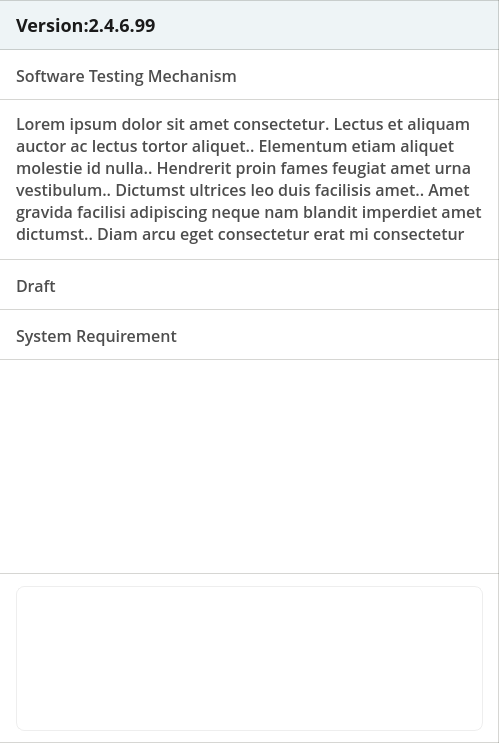
<?xml version="1.0" encoding="UTF-8"?>
<ui version="4.0">
 <class>ReviewItemDetailTableRow</class>
 <widget class="QWidget" name="ReviewItemDetailTableRow">
  <property name="geometry">
   <rect>
    <x>0</x>
    <y>0</y>
    <width>499</width>
    <height>743</height>
   </rect>
  </property>
  <property name="sizePolicy">
   <sizepolicy hsizetype="Expanding" vsizetype="Fixed">
    <horstretch>0</horstretch>
    <verstretch>0</verstretch>
   </sizepolicy>
  </property>
  <property name="minimumSize">
   <size>
    <width>0</width>
    <height>743</height>
   </size>
  </property>
  <property name="maximumSize">
   <size>
    <width>16777215</width>
    <height>743</height>
   </size>
  </property>
  <property name="windowTitle">
   <string>Form</string>
  </property>
  <property name="styleSheet">
   <string notr="true">#rowHeaderCell {
	background: #EEF4F6;
	border: 1px solid #34343426;
	border-left: none;
	border-radius: 0px;
}

#titleCell,
#descriptionCell,
#statusCell,
#typeCell,
#additionalFieldsCell,
#linksCell {
	background: white;
	border: 1px solid #34343426;
	border-top: none;
	border-left: none;
	border-radius: 0px;
}

#rowHeaderLabel {
	font-family: Open Sans;
	font-weight: 600;
	font-size: 18px;
	line-height: 26px;
	letter-spacing: 0%;
	color: #1A1A1A;
	background: transparent;
}

#titleLabel,
#descriptionLabel,
#statusLabel,
#typeLabel {
	font-family: Open Sans;
	font-weight: 500;
	font-size: 16px;
	line-height: 24px;
	letter-spacing: 0%;
	color: #4D4D4D;
}

QScrollArea {
	border: none;
}

#additionalFieldContainer {
	background: white;
}

QTableView {
	color: #4D4D4D;
    border: 1px solid #eee;
    border-radius: 8px;
    background-color: white;
	font-family: Open Sans;
	font-weight: 500;
	font-size: 16px;
	line-height: 24px;
	letter-spacing: 0%;
}

QHeaderView::section {
	font-family: Open Sans;
	font-weight: 600;
	font-size: 16px;
	line-height: 24px;
	letter-spacing: 0%;
    background-color: transparent;
    padding: 8px;
    border: none;
	border-bottom: 1px solid #f1f1f1;
    font-weight: 600;
    color: #333;
}

QTableView::item {
    padding: 12px;
    border-bottom: 1px solid #f1f1f1;
}

QTableView::item:selected {
    background-color: transparent;
}
</string>
  </property>
  <layout class="QVBoxLayout" name="verticalLayout">
   <property name="spacing">
    <number>0</number>
   </property>
   <property name="leftMargin">
    <number>0</number>
   </property>
   <property name="topMargin">
    <number>0</number>
   </property>
   <property name="rightMargin">
    <number>0</number>
   </property>
   <property name="bottomMargin">
    <number>0</number>
   </property>
   <item>
    <widget class="QWidget" name="rowHeaderCell" native="true">
     <property name="minimumSize">
      <size>
       <width>0</width>
       <height>50</height>
      </size>
     </property>
     <property name="maximumSize">
      <size>
       <width>16777215</width>
       <height>50</height>
      </size>
     </property>
     <layout class="QVBoxLayout" name="verticalLayout_2">
      <property name="leftMargin">
       <number>16</number>
      </property>
      <property name="topMargin">
       <number>12</number>
      </property>
      <property name="rightMargin">
       <number>16</number>
      </property>
      <property name="bottomMargin">
       <number>12</number>
      </property>
      <item>
       <widget class="QLabel" name="rowHeaderLabel">
        <property name="text">
         <string>Version:2.4.6.99</string>
        </property>
       </widget>
      </item>
     </layout>
    </widget>
   </item>
   <item>
    <widget class="QWidget" name="titleCell" native="true">
     <property name="minimumSize">
      <size>
       <width>0</width>
       <height>50</height>
      </size>
     </property>
     <property name="maximumSize">
      <size>
       <width>16777215</width>
       <height>50</height>
      </size>
     </property>
     <layout class="QVBoxLayout" name="verticalLayout_4">
      <property name="leftMargin">
       <number>16</number>
      </property>
      <property name="topMargin">
       <number>12</number>
      </property>
      <property name="rightMargin">
       <number>16</number>
      </property>
      <property name="bottomMargin">
       <number>12</number>
      </property>
      <item>
       <widget class="QLabel" name="titleLabel">
        <property name="text">
         <string>Software Testing Mechanism</string>
        </property>
       </widget>
      </item>
     </layout>
    </widget>
   </item>
   <item>
    <widget class="QWidget" name="descriptionCell" native="true">
     <property name="minimumSize">
      <size>
       <width>0</width>
       <height>160</height>
      </size>
     </property>
     <property name="maximumSize">
      <size>
       <width>16777215</width>
       <height>160</height>
      </size>
     </property>
     <layout class="QVBoxLayout" name="verticalLayout_3">
      <property name="spacing">
       <number>10</number>
      </property>
      <property name="leftMargin">
       <number>16</number>
      </property>
      <property name="topMargin">
       <number>12</number>
      </property>
      <property name="rightMargin">
       <number>16</number>
      </property>
      <property name="bottomMargin">
       <number>12</number>
      </property>
      <item>
       <widget class="QLabel" name="descriptionLabel">
        <property name="text">
         <string>Lorem ipsum dolor sit amet consectetur. Lectus et aliquam auctor ac lectus tortor aliquet.. Elementum etiam aliquet molestie id nulla.. Hendrerit proin fames feugiat amet urna vestibulum.. Dictumst ultrices leo duis facilisis amet.. Amet gravida facilisi adipiscing neque nam blandit imperdiet amet dictumst.. Diam arcu eget consectetur erat mi consectetur commodo.. </string>
        </property>
        <property name="alignment">
         <set>Qt::AlignmentFlag::AlignLeading|Qt::AlignmentFlag::AlignLeft|Qt::AlignmentFlag::AlignTop</set>
        </property>
        <property name="wordWrap">
         <bool>true</bool>
        </property>
       </widget>
      </item>
     </layout>
    </widget>
   </item>
   <item>
    <widget class="QWidget" name="statusCell" native="true">
     <property name="minimumSize">
      <size>
       <width>0</width>
       <height>50</height>
      </size>
     </property>
     <property name="maximumSize">
      <size>
       <width>16777215</width>
       <height>50</height>
      </size>
     </property>
     <layout class="QVBoxLayout" name="verticalLayout_5">
      <property name="leftMargin">
       <number>16</number>
      </property>
      <property name="topMargin">
       <number>12</number>
      </property>
      <property name="rightMargin">
       <number>16</number>
      </property>
      <property name="bottomMargin">
       <number>12</number>
      </property>
      <item>
       <widget class="QLabel" name="statusLabel">
        <property name="text">
         <string>Draft</string>
        </property>
       </widget>
      </item>
     </layout>
    </widget>
   </item>
   <item>
    <widget class="QWidget" name="typeCell" native="true">
     <property name="minimumSize">
      <size>
       <width>0</width>
       <height>50</height>
      </size>
     </property>
     <property name="maximumSize">
      <size>
       <width>16777215</width>
       <height>50</height>
      </size>
     </property>
     <layout class="QVBoxLayout" name="verticalLayout_6">
      <property name="leftMargin">
       <number>16</number>
      </property>
      <property name="topMargin">
       <number>12</number>
      </property>
      <property name="rightMargin">
       <number>16</number>
      </property>
      <property name="bottomMargin">
       <number>12</number>
      </property>
      <item>
       <widget class="QLabel" name="typeLabel">
        <property name="text">
         <string>System Requirement</string>
        </property>
       </widget>
      </item>
     </layout>
    </widget>
   </item>
   <item>
    <widget class="QWidget" name="additionalFieldsCell" native="true">
     <property name="minimumSize">
      <size>
       <width>0</width>
       <height>214</height>
      </size>
     </property>
     <property name="maximumSize">
      <size>
       <width>16777215</width>
       <height>214</height>
      </size>
     </property>
     <layout class="QVBoxLayout" name="verticalLayout_7">
      <property name="spacing">
       <number>0</number>
      </property>
      <property name="leftMargin">
       <number>16</number>
      </property>
      <property name="topMargin">
       <number>12</number>
      </property>
      <property name="rightMargin">
       <number>16</number>
      </property>
      <property name="bottomMargin">
       <number>12</number>
      </property>
      <item>
       <widget class="QScrollArea" name="scrollArea">
        <property name="widgetResizable">
         <bool>true</bool>
        </property>
        <widget class="QWidget" name="additionalFieldContainer">
         <property name="geometry">
          <rect>
           <x>0</x>
           <y>0</y>
           <width>467</width>
           <height>190</height>
          </rect>
         </property>
        </widget>
       </widget>
      </item>
     </layout>
    </widget>
   </item>
   <item>
    <widget class="QWidget" name="linksCell" native="true">
     <property name="minimumSize">
      <size>
       <width>0</width>
       <height>169</height>
      </size>
     </property>
     <property name="maximumSize">
      <size>
       <width>16777215</width>
       <height>169</height>
      </size>
     </property>
     <property name="styleSheet">
      <string notr="true"/>
     </property>
     <layout class="QVBoxLayout" name="verticalLayout_8">
      <property name="spacing">
       <number>0</number>
      </property>
      <property name="leftMargin">
       <number>16</number>
      </property>
      <property name="topMargin">
       <number>12</number>
      </property>
      <property name="rightMargin">
       <number>16</number>
      </property>
      <property name="bottomMargin">
       <number>12</number>
      </property>
      <item>
       <widget class="QTableView" name="linksTable"/>
      </item>
     </layout>
    </widget>
   </item>
  </layout>
 </widget>
 <resources/>
 <connections/>
</ui>
